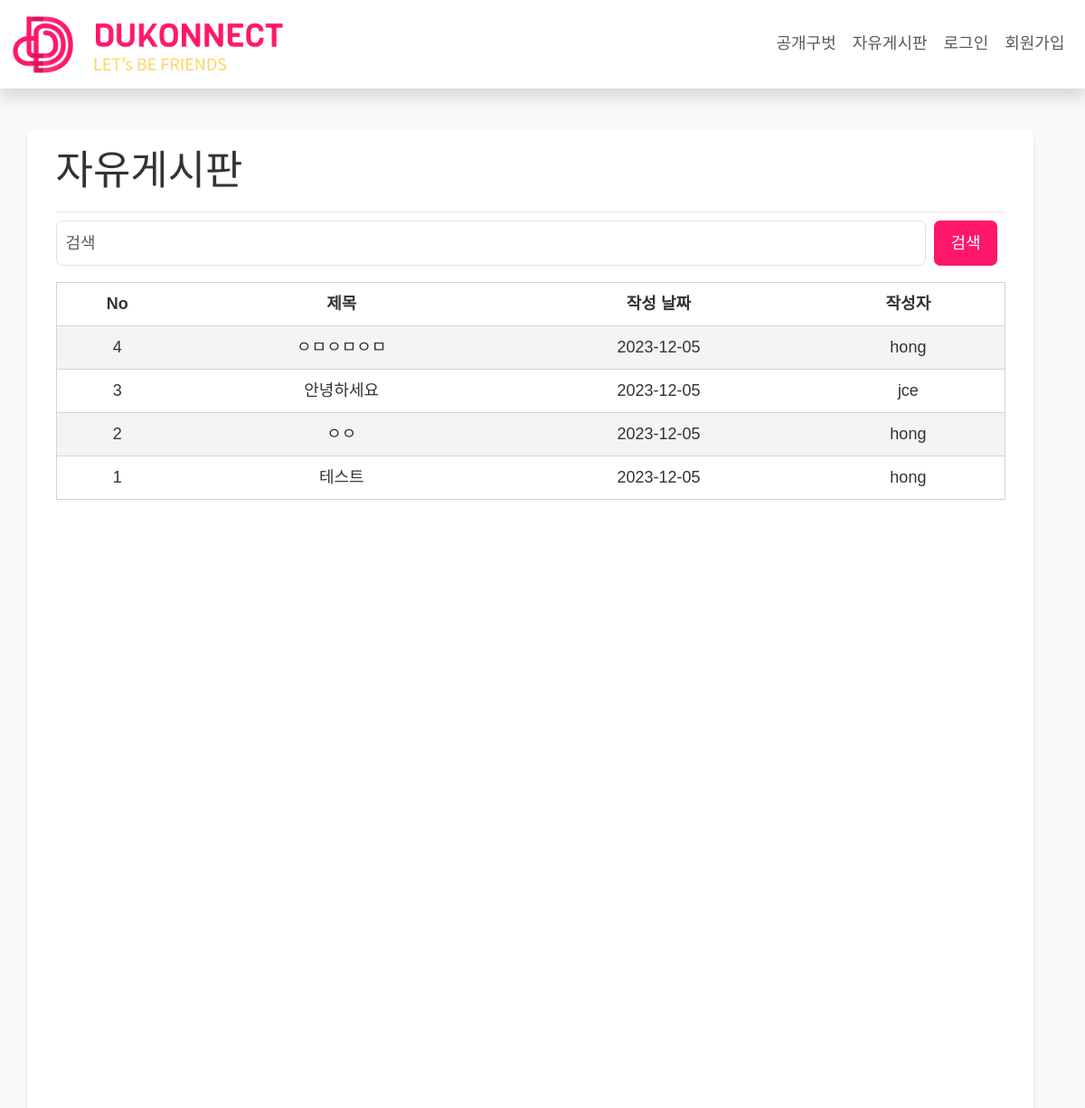
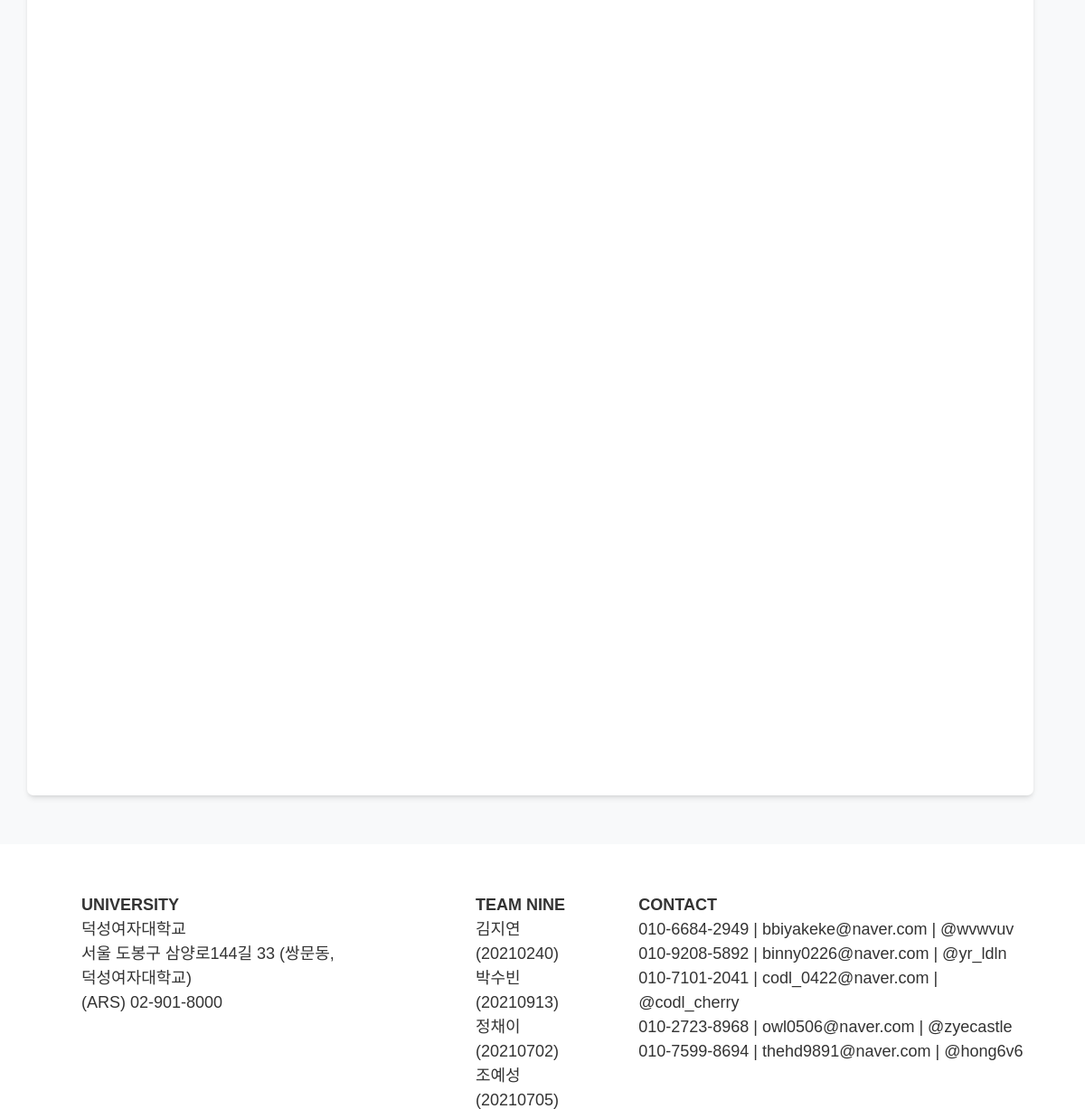
The app's page /board/post_list/ with its own data (2 pictures, top to bottom).
### app/models.py (models this page shows, shortened)
class Post(models.Model):
    title = models.CharField(max_length=30)
    content = models.TextField()
    author = models.ForeignKey(User, null=True, on_delete=models.SET_NULL)
    create_at = models.DateTimeField(auto_now_add=True)
    update_at = models.DateTimeField(auto_now=True)
    image = models.ImageField(upload_to='images/board/%Y/%m/%d/', blank=True)
    file_upload = models.FileField(upload_to='blog/files/%Y/%m/%d/', blank=True)
    comments = models.ManyToManyField('Comment', related_name='comments_on_post', blank=True)
    def get_absolute_url(self):
        return f'/board/{self.pk}/'

class User(AbstractUser):
    major = [
        ('국어국문학전공', '국어국문학전공'),
        ('일어일문학전공', '일어일문학전공'),
        ('중어중문학전공', '중어중문학전공'),
        ('영어영문학전공', '영어영문학전공'),
        ('불어불문학전공', '불어불문학전공'),
        ('독어독문학전공', '독어독문학전공'),
        ('스페인어전공', '스페인어전공'),
        ('사학전공', '사학전공'),
        ('철학전공', '철학전공'),
        ('미술사학전공', '미술사학전공'),
        ('경영학전공', '경영학전공'),
        ('회계학전공', '회계학전공'),
        ('국제통상학전공', '국제통상학전공'),
        ('법학전공', '법학전공'),
        ('문헌정보학전공', '문헌정보학전공'),
        ('사회학전공', '사회학전공'),
        ('심리학전공', '심리학전공'),
        ('아동가족학전공', '아동가족학전공'),
        ('사회복지학전공', '사회복지학전공'),
        ('정치외교학전공', '정치외교학전공'),
        ('의상디자인전공', '의상디자인전공'),
        ('유아교육과', '유아교육과'),
        ('디지털소프트웨어공학부', '디지털소프트웨어공학부'),
        ('컴퓨터공학전공', '컴퓨터공학전공'),
        ('IT미디어공학전공', 'IT미디어공학전공'),
        ('사이버보안전공', '사이버보안전공'),
        ('소프트웨어전공', '소프트웨어전공'),
        ('바이오공학전공', '바이오공학전공'),
        ('수학전공', '수학전공'),
        ('정보통계학전공', '정보통계학전공'),
        ('화학전공', '화학전공'),
        ('식품영양학전공', '식품영양학전공'),
        ('생활체육학전공', '생활체육학전공'),
        ('동양화전공', '동양화전공'),
        ('서양화전공', '서양화전공'),
        ('실내디자인전공', '실내디자인전공'),
        ('시각디자인전공', '시각디자인전공'),
        ('텍스타일디자인전공', '텍스타일디자인전공'),
        ('한국학전공', '한국학전공'),
        ('한국어교육전공', '한국어교육전공'),
        ('가상현실융합학과', '가상현실융합학과'),
        ('데이터사이언스학과', '데이터사이언스학과'),
    ]
    name = models.CharField(max_length=20, name="name")
    nickname = models.CharField(max_length=20, name="nickname", null=True)
    studentID = models.IntegerField(name="studentID")
    birth = models.DateField(null=True, name="birth")
    tel = models.CharField(max_length=20, name="tel")
    major1 = models.CharField(max_length=20, choices=major)
    major2 = models.CharField(max_length=20, choices=major, null=True)
    tag = models.ManyToManyField(Tag, blank=True)
    open_profile = models.BooleanField()
    prof_image = models.ImageField(upload_to='images/profile/%Y/%m/%d/', blank=True)
    back_image = models.ImageField(upload_to='images/background/%Y/%m/%d/', blank=True)
    friends = models.TextField(blank=True)
    you_liked = models.TextField(blank=True)
    my_like = models.TextField(blank=True)
    create_at = models.DateTimeField(auto_now_add=True)
    update_at = models.DateTimeField(auto_now=True)
    REQUIRED_FIELDS = ['name', 'studentID', 'birth', 'tel', 'open_profile']

### app/views.py (the view)
# urls.py: path('board/post_list/', views.PostList.as_view()),
class PostList(ListView):
    model = Post
    ordering = '-pk'
    template_name = 'board/post_list.html'
    def get_context_data(self, **kwargs):
        context = super(PostList, self).get_context_data()
        return context

### app/templates/board/post_list.html (shortened to what this page needs)
{% extends 'module/base.html' %}
{% block title %}자유게시판{% endblock %}
{% block content %}
<div class="mb-3">
    <form class="flex " method="GET" action="{% url 'app:post_search' %}">
        <div class="input-group">
          <input type="text" class="form-control rounded m-0 mr-2" placeholder="검색" aria-label="검색" name="q" value="{{ query }}">
          <button class="bg-[#FF176A] text-white shadow-none h-full px-3 mx-2 rounded" type="submit" id="button-addon2">검색</button>
        </div>
      </form>
  </div>
  {% if post_list.exists %}
    <table class="post-list">
      <thead>
        <tr>
          <th>No</th>
          <th>제목</th>
          <th>작성 날짜</th>
          <th>작성자</th>
        </tr>
      </thead>
      <tbody>
        {% for p in post_list %}
          <tr>
            <td>{{ p.pk }}</td>
            <td>
              <a href="{{ p.get_absolute_url }}" class="no-underline text-[#333]">
                {{ p.title }}
              </a>
            </td>
            <td>{{ p.create_at | date:"Y-m-d" }}</td>
            <td>{{ p.author }}</td>
          </tr>
        {% endfor %}
      </tbody>
    </table>
  {% else %}
    <p class="text-pink-500 text-2xl text-center mt-20">게시물이 없습니다</p>
  {% endif %}
{% endblock %}

### app/static/css/common.css (style rules this page uses)
* { margin: 0; padding: 0; list-style: none; box-sizing: border-box; text-decoration: none; border: none; outline: none; font-size: 18px; color: #333; font-family: 'Noto Sans KR', sans-serif; word-break: keep-all; text-align: left; }
a { color: #333; }
input, select, textarea, input[type='date'] { background: #FFF; border: 2px solid #cacaca; border-radius: 10px; box-shadow: 0px 0px 6px rgba(0, 0, 0, 0.25); height: 40px; min-width: 270px; padding: 0 10px !important; }
form input, form select, form input[type='date'] { width: 100%; height: 50px; box-shadow: none; margin-top: 8px; }
button, input[type='submit'] { padding: 0 15px; border-radius: 10px !important; text-align: center; height: 40px; box-shadow: 0px 0px 6px rgba(0, 0, 0, 0.25); }
.post-list { width: 100%; border: 1px solid lightgray; border-collapse: collapse; }
.post-list tr { border-bottom: 1px solid lightgray !important; }
.post-list tbody tr:nth-child(odd) { background-color: #f4f4f4; }
.post-list th, .post-list td { padding: 10px; text-align: center; }

### records on screen
Post: pk "4", title "ㅇㅁㅇㅁㅇㅁ", create_at "2023-12-05", author "hong"
Post: pk "3", title "안녕하세요", create_at "2023-12-05", author "jce"
Post: pk "2", title "ㅇㅇ", create_at "2023-12-05", author "hong"
Post: pk "1", title "테스트", create_at "2023-12-05", author "hong"
